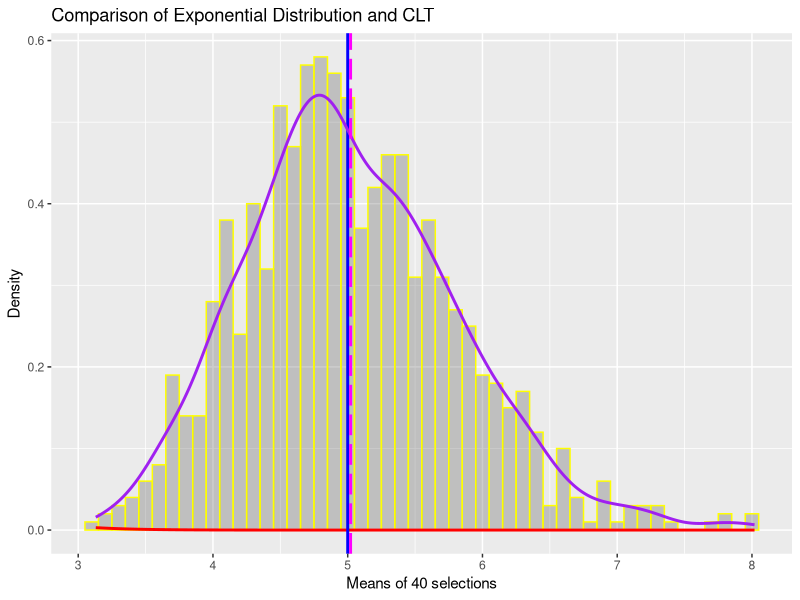

Write the R code that produced this figure.
## ---- chunk 1
setwd('~/Desktop/HW/Assignment_1/')

## ---- chunk 2
library(ggplot2)
## ---- chunk 3
#Values required for distribution as specified
lambda <- 0.2 
numb_exp <- 40 

#Number of simulations
simulations <- 1000

#Since this is a simulation,let us set seed for reproducibility
set.seed(2048) #Game inspired (Sorry!)

#Generate the matrix of exponential distribution(s)
exp_distro <- matrix(data=rexp(numb_exp * simulations, lambda), nrow=simulations)
## ---- chunk 4
cat('Dimensions of exp_distro: ' ,dim(exp_distro))
## ---- chunk 5
theoretical_mean <- 1/lambda
row_means_exp_distro <- apply(exp_distro,1,mean)
sample_mean <- mean(row_means_exp_distro)

## ---- chunk 6
cat('The theoretical mean is : ',theoretical_mean)
cat('The sample mean from the distribution is : ',sample_mean)
## ---- chunk 7
theoretical_std_dev <- 1/(lambda * sqrt(numb_exp))
theoretical_var <- theoretical_std_dev^2

sample_std_dev <- sd(row_means_exp_distro)
sample_var <- var(row_means_exp_distro)
## ---- chunk 8
cat('The theoretical standard deviation is  : ',theoretical_std_dev)
cat('The sample standard deviation is : ',sample_std_dev)

cat('The theoretical variance is  : ',theoretical_var)
cat('The sample variance is : ',sample_var)
## ---- chunk 9
# plot the means

row_means_exp_df <- as.data.frame(row_means_exp_distro)
names(row_means_exp_df) <- c('ROWMEANS')
compare_plot <- ggplot(data = row_means_exp_df, aes(x = ROWMEANS)) + 
                geom_histogram(binwidth=0.1, aes(y=..density..), colour = 'yellow',alpha = 0.3)  

#For CLT:
compare_plot <- compare_plot +  stat_function(fun = dnorm, arg = list(mean = theoretical_mean ,sd = theoretical_std_dev), colour = "red", size=1) + 
               geom_vline(xintercept = theoretical_mean, size=1, colour="blue") 
      
#Density of generated distribution
compare_plot <- compare_plot + geom_density(colour="purple", size=1) +
               geom_vline(xintercept = sample_mean, size=1, colour="magenta",linetype = "longdash")

compare_plot <- compare_plot + xlab('Means of 40 selections') + ylab('Density') + 
                               labs(title = 'Comparison of Exponential Distribution and CLT ')

compare_plot 

